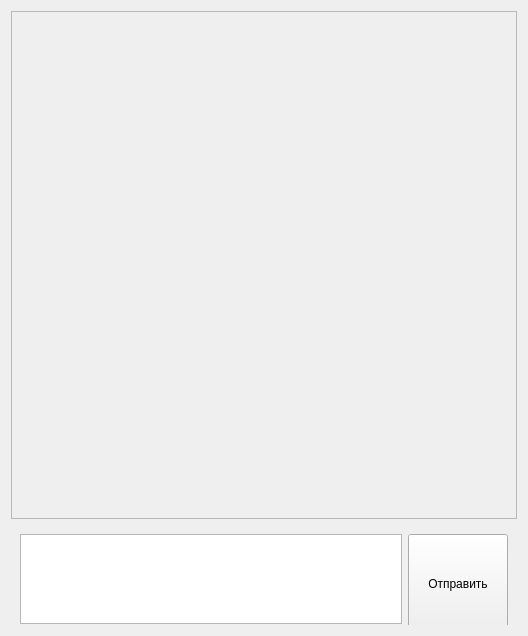
<?xml version="1.0" encoding="UTF-8"?>
<ui version="4.0">
 <class>MessengerForm</class>
 <widget class="QWidget" name="MessengerForm">
  <property name="geometry">
   <rect>
    <x>0</x>
    <y>0</y>
    <width>528</width>
    <height>636</height>
   </rect>
  </property>
  <property name="minimumSize">
   <size>
    <width>0</width>
    <height>0</height>
   </size>
  </property>
  <property name="maximumSize">
   <size>
    <width>16777215</width>
    <height>16777215</height>
   </size>
  </property>
  <property name="windowTitle">
   <string>Form</string>
  </property>
  <layout class="QGridLayout" name="gridLayout">
   <item row="0" column="0">
    <widget class="QScrollArea" name="messageArea">
     <property name="sizePolicy">
      <sizepolicy hsizetype="Expanding" vsizetype="Expanding">
       <horstretch>0</horstretch>
       <verstretch>0</verstretch>
      </sizepolicy>
     </property>
     <property name="minimumSize">
      <size>
       <width>0</width>
       <height>0</height>
      </size>
     </property>
     <property name="maximumSize">
      <size>
       <width>16777215</width>
       <height>16777215</height>
      </size>
     </property>
     <property name="widgetResizable">
      <bool>true</bool>
     </property>
     <property name="alignment">
      <set>Qt::AlignBottom|Qt::AlignLeading|Qt::AlignLeft</set>
     </property>
     <widget class="QWidget" name="scrollAreaWidgetContents">
      <property name="geometry">
       <rect>
        <x>0</x>
        <y>0</y>
        <width>508</width>
        <height>510</height>
       </rect>
      </property>
      <layout class="QVBoxLayout" name="verticalLayout">
       <property name="spacing">
        <number>3</number>
       </property>
       <property name="leftMargin">
        <number>3</number>
       </property>
       <property name="topMargin">
        <number>3</number>
       </property>
       <property name="rightMargin">
        <number>3</number>
       </property>
       <property name="bottomMargin">
        <number>3</number>
       </property>
      </layout>
     </widget>
    </widget>
   </item>
   <item row="1" column="0">
    <widget class="QWidget" name="widget" native="true">
     <property name="minimumSize">
      <size>
       <width>0</width>
       <height>100</height>
      </size>
     </property>
     <property name="maximumSize">
      <size>
       <width>16777215</width>
       <height>100</height>
      </size>
     </property>
     <layout class="QHBoxLayout" name="horizontalLayout">
      <item>
       <widget class="QTextEdit" name="textEdit">
        <property name="minimumSize">
         <size>
          <width>0</width>
          <height>90</height>
         </size>
        </property>
        <property name="maximumSize">
         <size>
          <width>16777215</width>
          <height>100</height>
         </size>
        </property>
       </widget>
      </item>
      <item>
       <widget class="QPushButton" name="sendMessageButton">
        <property name="minimumSize">
         <size>
          <width>100</width>
          <height>100</height>
         </size>
        </property>
        <property name="maximumSize">
         <size>
          <width>100</width>
          <height>100</height>
         </size>
        </property>
        <property name="text">
         <string>Отправить</string>
        </property>
       </widget>
      </item>
     </layout>
    </widget>
   </item>
  </layout>
 </widget>
 <resources/>
 <connections/>
</ui>
